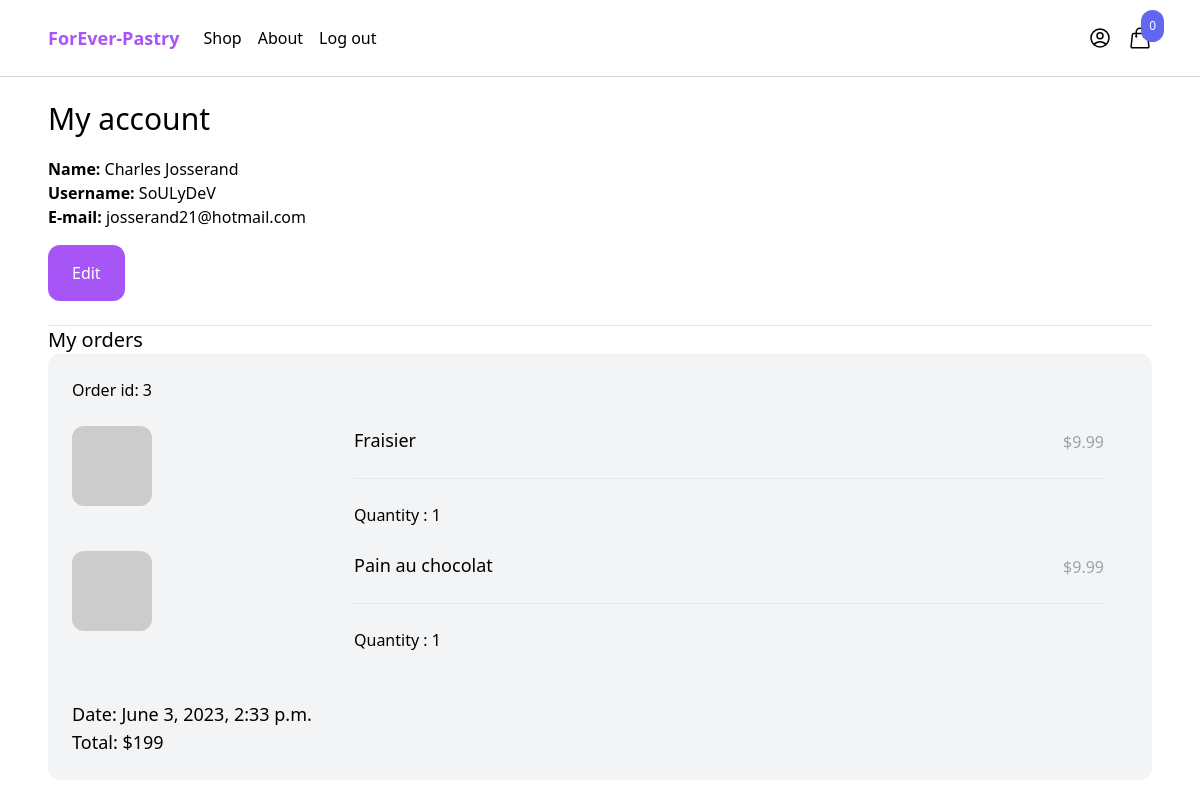
Page /myaccount/ (signed in, upper part) on the earlier database version.
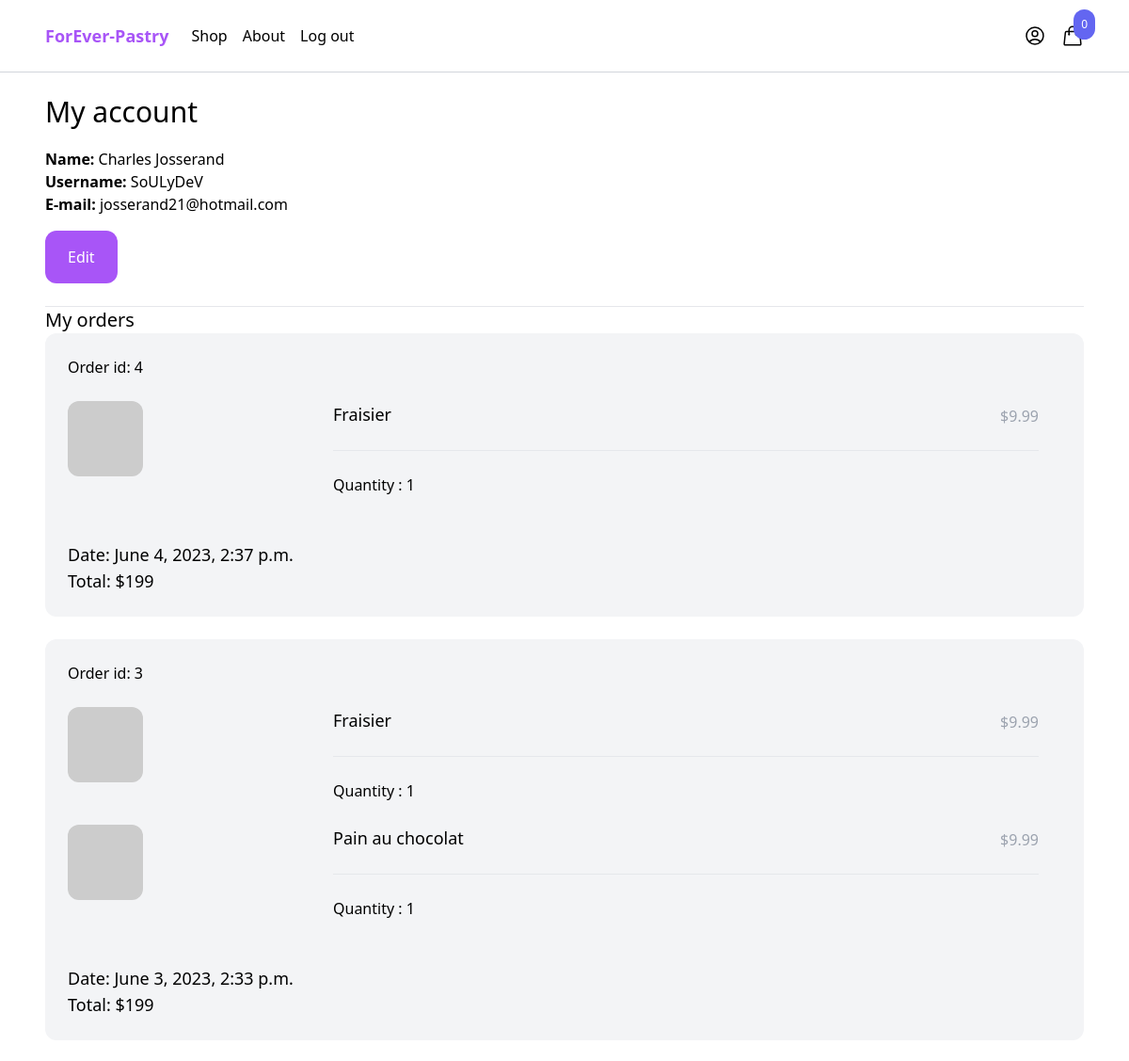
Same page on the later database version.
### orders/models.py (models this page shows)
class Order(models.Model):
    ORDERED = 'ordered'
    SHIPPED = 'shipped'
    STATUS_CHOICES = (
        (ORDERED, 'Ordered'),
        (SHIPPED, 'Shipped'),
    )
    user = models.ForeignKey(User, related_name='orders', null=True, blank=True, on_delete=models.CASCADE)
    first_name = models.CharField(max_length=150)
    last_name = models.CharField(max_length=150)
    address = models.CharField(max_length=255)
    zipcode = models.CharField(max_length=255)
    place = models.CharField(max_length=255)
    email = models.CharField(max_length=150)
    phone = models.CharField(max_length=255)
    created_at = models.DateTimeField(auto_now_add=True)
    paid = models.BooleanField(default=False)
    paid_amount = models.IntegerField(blank=True, null=True)
    status = models.CharField(max_length=20, choices=STATUS_CHOICES, default=ORDERED)
    class Meta:
        ordering = ('-created_at',)

class OrderItem(models.Model):
    order = models.ForeignKey(Order, related_name='items', on_delete=models.CASCADE)
    product = models.ForeignKey(Product, related_name='items', on_delete=models.CASCADE)
    price = models.IntegerField()
    quantity = models.IntegerField(default=1)

### product/models.py (models this page shows, shortened)
class Product(models.Model):
    category = models.ForeignKey(Category, related_name='products', on_delete=models.CASCADE)
    name = models.CharField(max_length=250)
    slug = models.SlugField()
    description = models.TextField(max_length=250, blank=True, null=True)
    price = models.IntegerField()
    created_at = models.DateTimeField(auto_now_add=True)
    image = models.ImageField(upload_to='uploads/', blank=True, null=True)
    thumbnail = models.ImageField(upload_to='uploads/', blank=True, null=True)
    class Meta:
        ordering = ('-created_at',)
    def get_thumbnail(self):
        if self.thumbnail:
            return self.thumbnail.url
        else:
            if self.image:
                self.thumbnail = self.make_thumbnail(self.image)
                self.save()
                return self.thumbnail.url
            else:
                return 'https://via.placeholder.com/240x240x.jpg'

### core/views.py (the view)
# urls.py: path('myaccount/', myaccount, name='myaccount'),
@login_required
def myaccount(request):
    return render(request, 'core/myaccount.html')

### cart/cart.py (called while the page is built)
    def __len__(self):
        return sum(item['quantity'] for item in self.cart.values())

### cart/context_processors.py (called while the page is built)
def cart(request):
    return {'cart': Cart(request)}

### core/templates/core/myaccount.html (shortened to what this page needs)
{% extends 'core/base.html' %}
{% block content %}
<div class="max-w-6xl mx-auto p-6">
    <h1 class="mb-5 text-3xl">My account</h1>
    <div class="mb-6">
        <strong>Name: </strong>{{ request.user.get_full_name }}<br>
        <strong>Username: </strong>{{ request.user.username }}<br>
        <strong>E-mail: </strong>{{ request.user.email }}<br>
        <a href="{% url 'edit_myaccount' %}" class="inline-block mt-4 py-4 px-6 rounded-xl text-white bg-purple-500">Edit</a>
    </div>
    <hr>
    <h2 class="'m-6 text-xl">My orders</h2>
    {% for order in request.user.orders.all %}
        <div class="w-full mb-6 p-6 flex flex-wrap bg-gray-100 rounded-xl">
            <div class="mb-6 flex justify-between">
                <a href="#">Order id: {{ order.id }}</a>
            </div>
            <div class="mb-6 w-full">
                {% for item in order.items.all %}
                    <div class="product mb-6 flex pr-6">
                        <a href="#" class="w-1/4">
                            <img class="hover:shadow-lg rounded-xl" src="{{ item.product.get_thumbnail }}">
                        </a>
                        <div class="w-3/4 pl-6">
                            <div class="flex justify-between">
                                <a href="#" class="text-lg">{{ item.product.name }}</a>
                                <p class="mb-6 pt-1 text-gray-400">$9.99</p>
                            </div>
                            <hr>
                            <div class="mt-6">
                                Quantity : {{ item.quantity }}
                            </div>
                        </div>
                    </div>
                {% endfor %}
            </div>
            <div>
                <p class="text-lg">Date: {{ order.created_at }}</p>
                <p class="text-lg">Total: $199</p>
            </div>
        </div>
    {% endfor %}
</div>
{% endblock %}

Differences in the rows shown:
added Order: id "4", created_at "June 4, 2023, 2:37 p.m."
added OrderItem: product.name "Fraisier", quantity "1", shown under "4"
